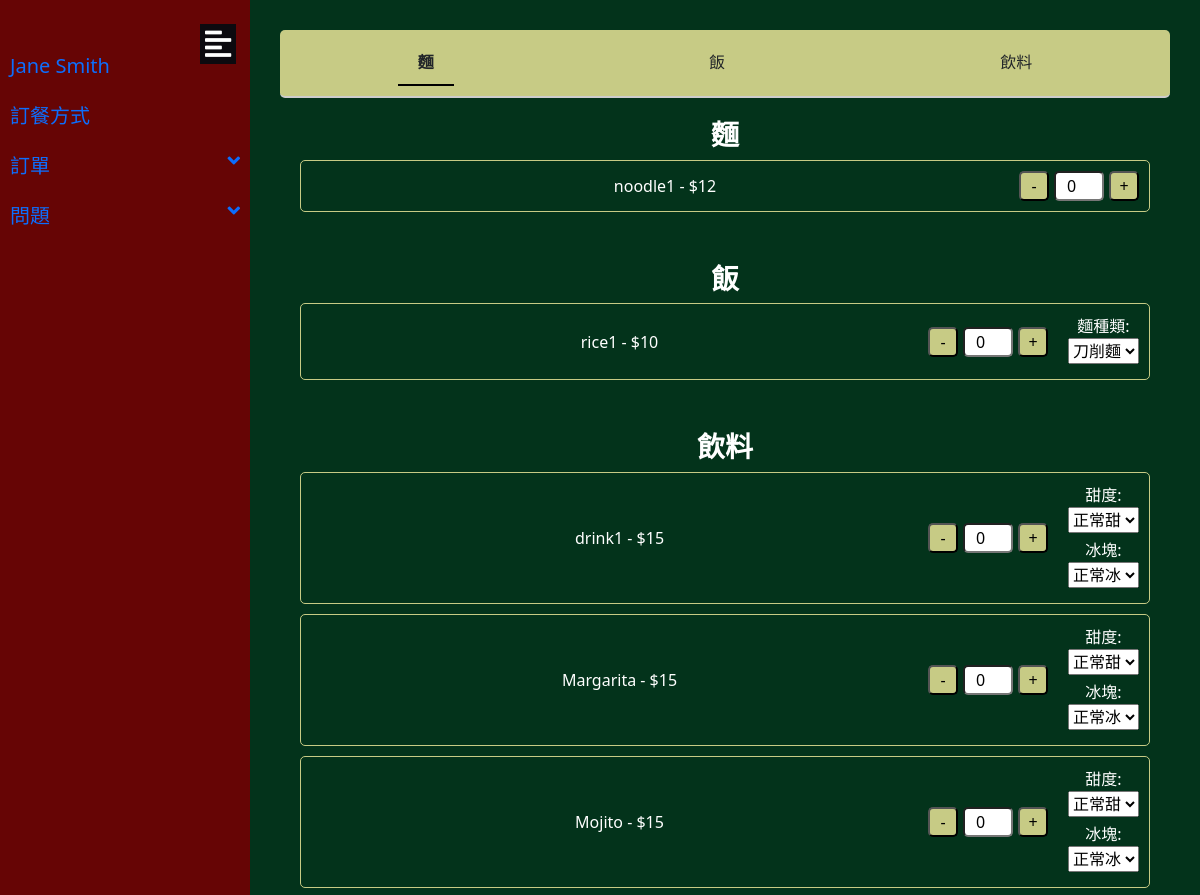
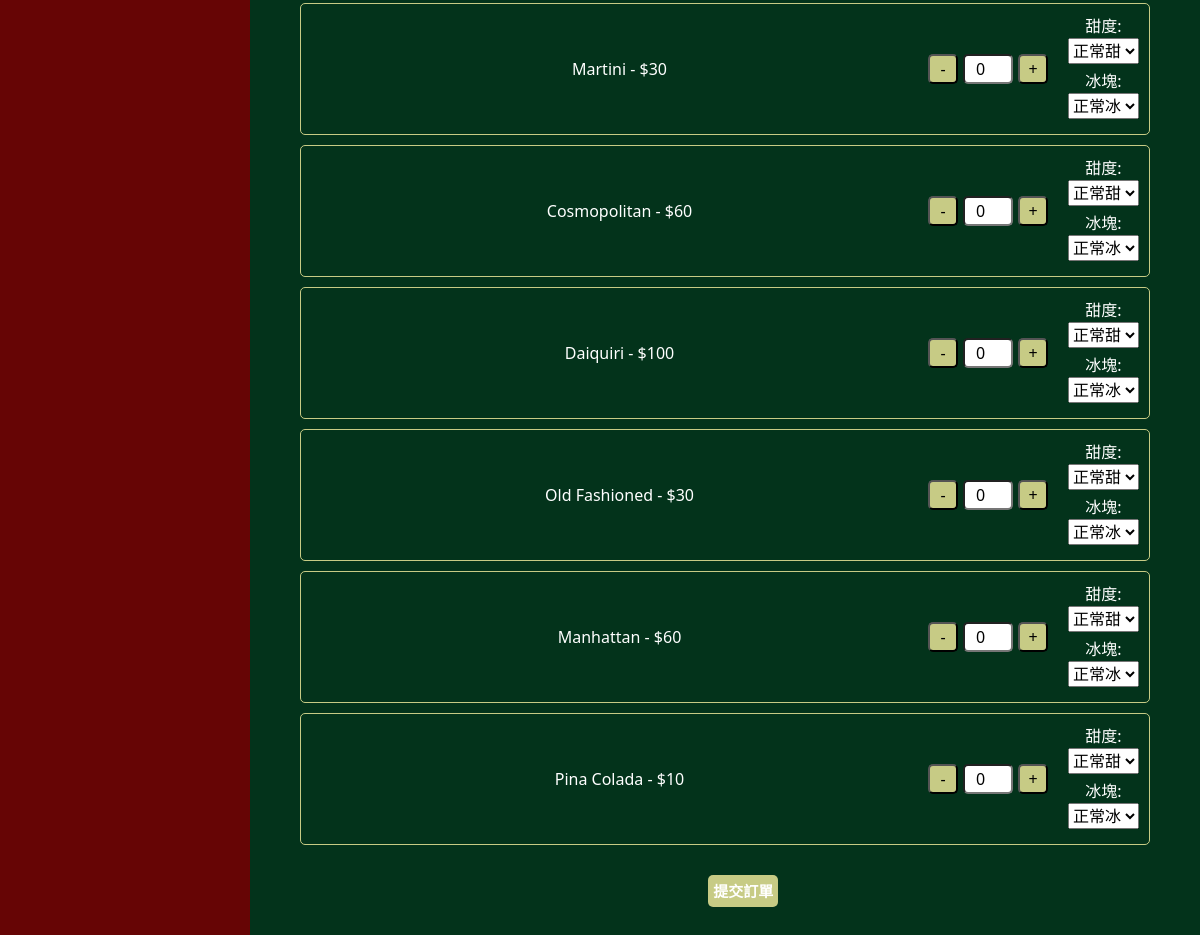
/order_food.php (signed in), run on the app's committed database (2 pictures, top to bottom).
### tables this page shows
CREATE TABLE `items` (
  `it_id` int(11) NOT NULL,
  `name` varchar(100) DEFAULT NULL,
  `price` int(11) DEFAULT NULL,
  `deleted` tinyint(4) DEFAULT NULL,
  `type` varchar(50) DEFAULT NULL
);

### includes/connect.php (called while the page is built, shortened)
<?php
$name = $_SESSION['name'];
?>

### order_food.php (the view, shortened to what this page needs)
<?php
include 'includes/connect.php';
?>
<!DOCTYPE html>
<html lang="zh-Hant">
<head>
    <link rel="stylesheet" href="menu.css">
    <link rel="stylesheet" href="https://cdnjs.cloudflare.com/ajax/libs/font-awesome/5.15.4/css/all.min.css">
    <link href="https://cdn.jsdelivr.net/npm/bootstrap@5.3.3/dist/css/bootstrap.min.css" rel="stylesheet">
</head>
<body>
    <div class="container-all">
        <div class="container-left">
            <nav id="sidebar">
                <button type="button" id="collapse" class="collapse-btn">
                    <i class="fas fa-align-left"></i>
                </button>
                <ul class="list-unstyled">
                    <li>
                        <a href="#"><i class="fas "></i><?php echo $name;?></a>
                    </li>
                    <li>
                        <a href="index.php" class="waves-effect waves-cyan"><i class="mdi-editor-border-color"></i>訂餐方式</a>
                    </li>
                    <li>
                        <a href="#sublist1" data-bs-toggle="collapse" id="dropdown">訂單 <i class="fas fa-angle-down"></i></a>
                    </li>
                    <li>
                        <a href="#sublist2" data-bs-toggle="collapse" id="dropdown">問題 <i class="fas fa-angle-down"></i></a>
                    </li>
                </ul>
            </nav>
        </div>
        <div class="container-right">
            <div class="tab-menu">
                <div class="active" onclick="scrollToSection('section-noodle', this)">麵</div>
                <div onclick="scrollToSection('section-rice', this)">飯</div>
                <div onclick="scrollToSection('section-drink', this)">飲料</div>
            </div>
            <form action="place-order.php" method="post" onsubmit="return validateForm()">
                <div id="section-noodle" class="menu-section active">
                    <h3 class="H3">麵</h3>
                    <?php
                        $result = mysqli_query($con, "SELECT * FROM items WHERE type = 'N';");
                        while($row = mysqli_fetch_array($result)) {
                            echo '<div class="menu-item">';
                            echo '<div class="item-info">'.$row["name"].' - $'.$row["price"].'</div>';
                            echo '<div class="quantity-controls">';
                            echo '<button type="button" onclick="decrementQuantity(\'item'.$row["it_id"].'\')">-</button>';
                            echo '<input type="number" name="items['.$row["it_id"].'][quantity]" id="item'.$row["it_id"].'" value="0" min="0" oninput="if(value>20)value=20">';
                            echo '<button type="button" onclick="incrementQuantity(\'item'.$row["it_id"].'\')">+</button>';
                            echo '</div></div>';
                        }
                    ?>
                </div>
                <div id="section-rice" class="menu-section">
                    <h3 class="H3">飯</h3>
                    <?php
                        $result = mysqli_query($con, "SELECT * FROM items WHERE type = '';");
                        while($row = mysqli_fetch_array($result)) {
                            echo '<div class="menu-item">';
                            echo '<div class="item-info">'.$row["name"].' - $'.$row["price"].'</div>';
                            echo '<div class="quantity-controls">';
                            echo '<button type="button" onclick="decrementQuantity(\'item'.$row["it_id"].'\')">-</button>';
                            echo '<input type="number" name="items['.$row["it_id"].'][quantity]" id="item'.$row["it_id"].'" value="0" min="0" oninput="if(value>20)value=20">';
                            echo '<button type="button" onclick="incrementQuantity(\'item'.$row["it_id"].'\')">+</button>';
                            echo '</div>';
                            echo '<div class="options">';
                            echo '<label for="nood_type'.$row["it_id"].'">麵種類:</label>';
                            echo '<select name="items['.$row["it_id"].'][nood_type]" id="nood_type'.$row["it_id"].'">';
                            echo '<option value="knife">刀削麵</option>';
                            echo '</select>';
                            echo '</div></div>';
                        }
                    ?>
                </div>
                <div id="section-drink" class="menu-section">
                    <h3 class="H3">飲料</h3>
                    <?php
                        $result = mysqli_query($con, "SELECT * FROM items WHERE type = 'D';");
                        while($row = mysqli_fetch_array($result)) {
                            echo '<div class="menu-item">';
                            echo '<div class="item-info">'.$row["name"].' - $'.$row["price"].'</div>';
                            echo '<div class="quantity-controls">';
                            echo '<button type="button" onclick="decrementQuantity(\'item'.$row["it_id"].'\')">-</button>';
                            echo '<input type="number" name="items['.$row["it_id"].'][quantity]" id="item'.$row["it_id"].'" value="0" min="0" oninput="if(value>20)value=20">';
                            echo '<button type="button" onclick="incrementQuantity(\'item'.$row["it_id"].'\')">+</button>';
                            echo '</div>';
                            echo '<div class="options">';
                            echo '<label for="sweet'.$row["it_id"].'">甜度:</label>';
                            echo '<select name="items['.$row["it_id"].'][sweet]" id="sweet'.$row["it_id"].'">';
                            echo '<option value="regular">正常甜</option>';
                            echo '</select>';
                            echo '<label for="ice'.$row["it_id"].'">冰塊:</label>';
                            echo '<select name="items['.$row["it_id"].'][ice]" id="ice'.$row["it_id"].'">';
                            echo '<option value="regular">正常冰</option>';
                            echo '</select>';
                            echo '</div></div>';
                        }
                    ?>
                </div>
                <div style="text-align: center;">
                    <button type="submit" class="order-btn">提交訂單</button>
                </div>
            </form>
        </div>
    </div>
</body>
</html>

### menu.css (style rules this page uses)
body { font-family: Arial, sans-serif; margin: 0; padding: 0; min-height: 100vh; }
.tab-menu { display: flex; justify-content: space-around; background-color: #c7cb85; padding: 10px 0; border-bottom: 2px solid #ccc; position: sticky; top: 50; z-index: 1000; border-radius: 5px; }
.tab-menu div { padding: 10px 20px; cursor: pointer; }
.tab-menu div.active { border-bottom: 2px solid black; font-weight: bold; }
.menu-section { padding: 20px; }
.menu-item { display: flex; justify-content: space-between; align-items: center; margin-bottom: 10px; padding: 10px; border: 1px solid #c7cb85; border-radius: 5px; width: 100%; box-sizing: border-box; color: #ffffff }
.item-info { flex: 1; min-width: 0; }
.quantity-controls { display: flex; align-items: center; }
.quantity-controls button { width: 30px; height: 30px; border-radius: 5px; background-color: #c7cb85; }
.quantity-controls input { width: 50px; text-align: center; margin: 0 5px; border-radius: 5px; }
.options { display: flex; flex-direction: column; margin-left: 20px; }
.options select { margin-bottom: 5px; }
.H3 { color: white; font-weight:bold; }
#sidebar { width: 250px; height: 300vh; background-color: rgb(102, 5, 5); color: white; transition: 1s; }
#sidebar ul li a { padding: 10px; font-size: 20px; display: block; text-decoration: none; }
.container-all { display: flex; align-items: stretch; flex-wrap: nowrap; }
.container-right { background-color: rgb(3, 51, 27); width: 80%; height: 300vh; text-align: center; padding: 30px; text-align: center; padding: 30px; }
.order-btn { position: relative; top: 1%; left: 6%; transform: translateX(-50%); background-color: #c7cb85; color: white; border: none; font-size: 15px; padding: 5px; border-radius: 5px; font-weight: bold; }
.collapse-btn { position: relative; top: 1%; left: 200px; background-color: rgb(12,10,15); color: white; border: none; font-size: 30px; padding: 5px; }
.fas, .far, .fab { float: right; position: relative; }

### data on the page
items: name "noodle1", price "12"
items: name "rice1", price "10", it_id "刀削麵"
items: name "drink1", price "15", it_id "正常甜", it_id "正常冰"
items: name "Margarita", price "15", it_id "正常甜", it_id "正常冰"
items: name "Mojito", price "15", it_id "正常甜", it_id "正常冰"
items: name "Martini", price "30", it_id "正常甜", it_id "正常冰"
items: name "Cosmopolitan", price "60", it_id "正常甜", it_id "正常冰"
items: name "Daiquiri", price "100", it_id "正常甜", it_id "正常冰"
items: name "Old Fashioned", price "30", it_id "正常甜", it_id "正常冰"
items: name "Manhattan", price "60", it_id "正常甜", it_id "正常冰"
items: name "Pina Colada", price "10", it_id "正常甜", it_id "正常冰"

### other printed values
$name "Jane Smith"
